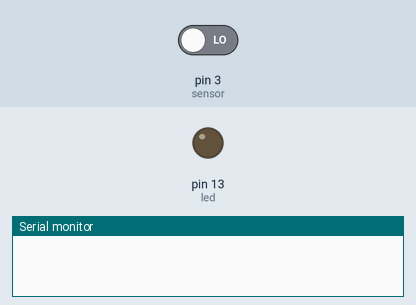
A sketch run on a simulated Arduino Uno, built with avr-gcc and run on an emulated ATmega328P. On the bench: output pins drawn as LEDs (lit = HIGH), the last lines printed to the serial monitor. The inputs (shaded band) are chosen by the test bench; at power-on: pin 3 (sensor) LOW.

Above: at 1.2 s.
1.3 s: pin 3 (sensor) driven HIGH
At 1.7 s:
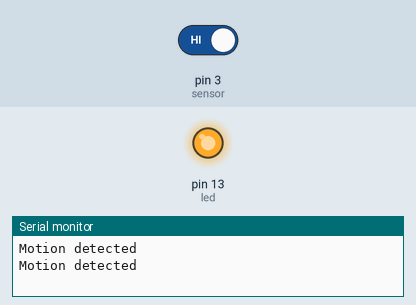
2.9 s: pin 3 (sensor) driven LOW
At 4.1 s:
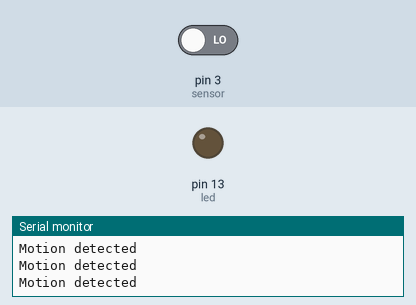
Timing chart, 0 to 5.9 s (numbered marks = the images above; inputs shaded):
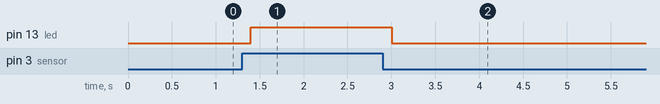

The sketch:

03_MotionSensor.ino
```cpp
int sensor = 3;
int led = 13;

void setup() {
  // Sensor
  pinMode(sensor, INPUT);
  // LED
  pinMode(led, OUTPUT);

  Serial.begin(9600);
  digitalWrite(led, LOW);
}

void loop() {
  if(digitalRead(sensor) == HIGH){
    digitalWrite(led, HIGH);

    Serial.println("Motion detected");
    delay(200);
  }
  else{
    digitalWrite(led, LOW);
    delay(200);
  }
}
```

Measured:
- after the input at 1.3 s, pin 13 (led): LOW → HIGH after 0.10 s
- after the input at 2.9 s, pin 13 (led): HIGH → LOW after 0.10 s
